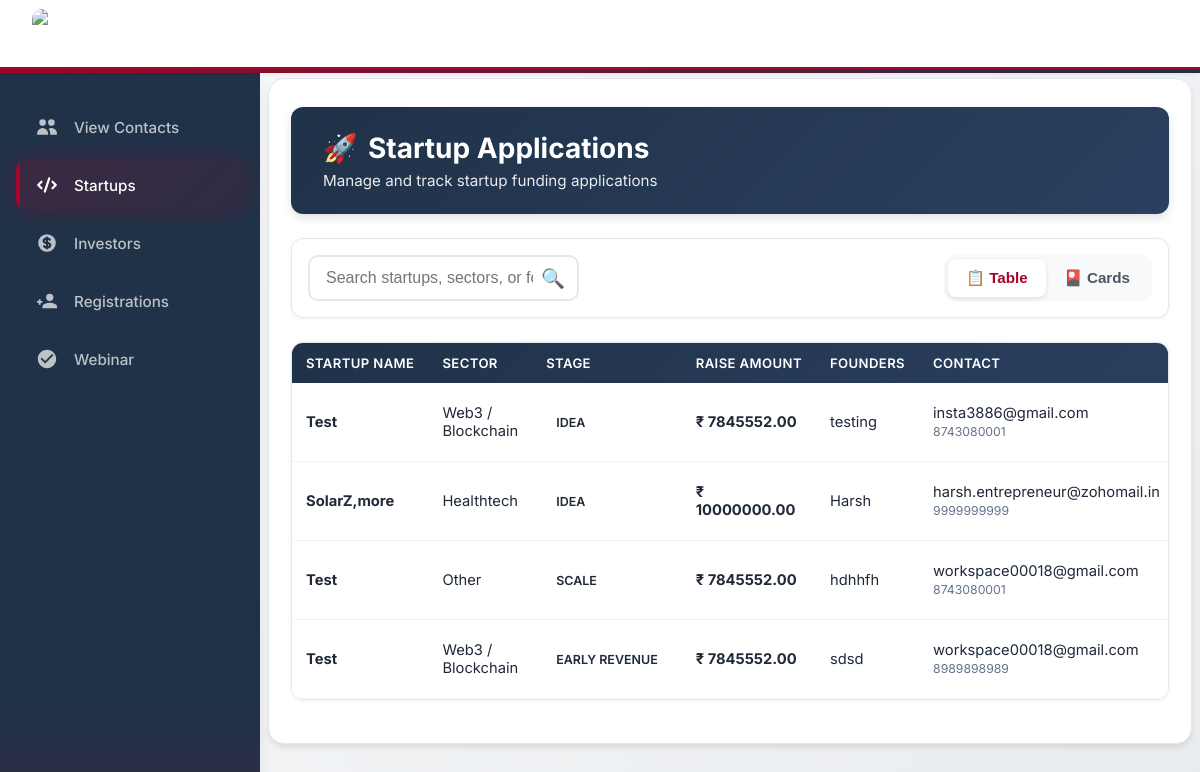
The page /startup_list on the database as committed earlier.
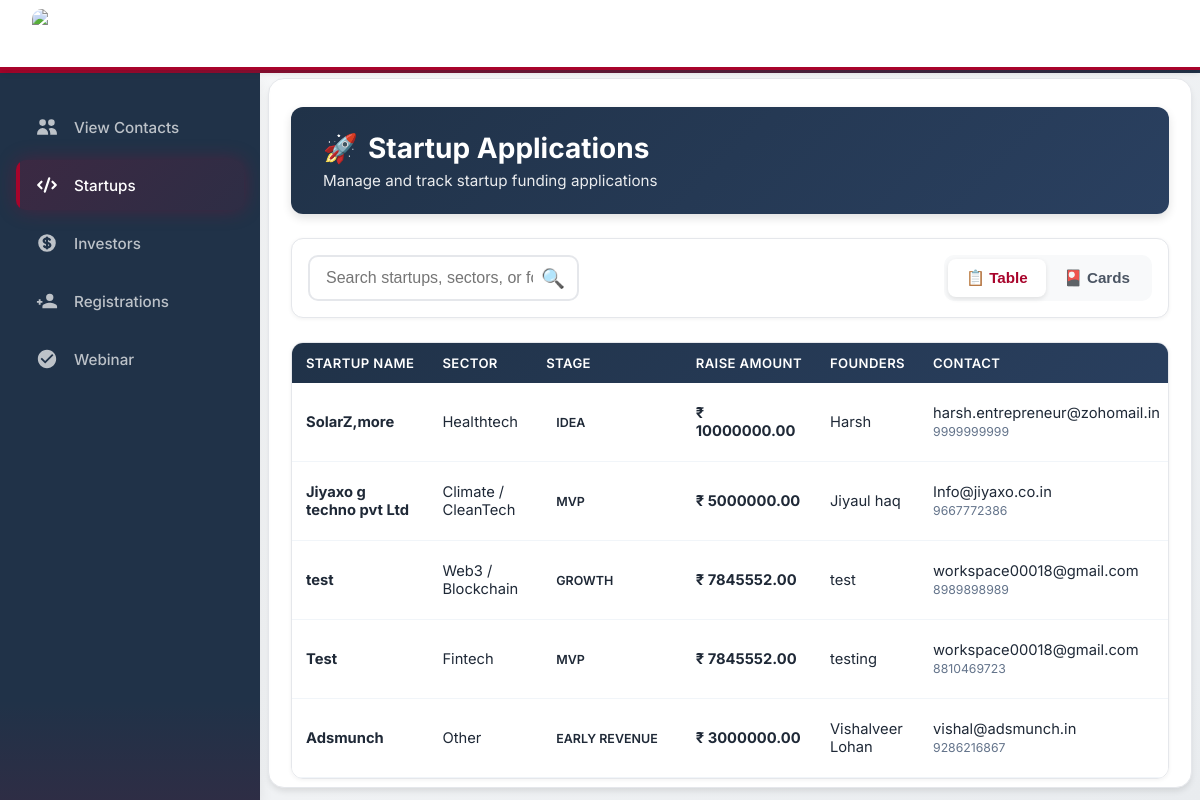
The same page on the database as committed later.
### AurexApp/models.py (models this page shows)
class StartupApplication(models.Model):
    startup_name = models.CharField(max_length=255)
    incorporation_status = models.CharField(max_length=50)
    entity_type = models.CharField(max_length=50)
    incorporation_date = models.DateField(null=True, blank=True)
    website = models.CharField(max_length=255, blank=True)
    description = models.CharField(max_length=255)
    address = models.TextField()
    sector = models.CharField(max_length=100)
    founders = models.CharField(max_length=255)
    designations = models.CharField(max_length=255)
    full_time = models.CharField(max_length=10)
    linkedin = models.TextField(blank=True)
    experience = models.TextField(blank=True)
    email = models.EmailField()
    phone = models.CharField(max_length=20)
    stage = models.CharField(max_length=50)
    bootstrapped = models.CharField(max_length=10)
    capital = models.DecimalField(max_digits=15, decimal_places=2, null=True, blank=True)
    revenue = models.DecimalField(max_digits=15, decimal_places=2, null=True, blank=True)
    burn = models.DecimalField(max_digits=15, decimal_places=2, null=True, blank=True)
    traction = models.TextField(blank=True)
    raise_amount = models.DecimalField(max_digits=15, decimal_places=2)
    funding_stage = models.CharField(max_length=50)
    purpose = models.TextField()
    pitch_deck = models.FileField(upload_to="pitch_decks/", null=True, blank=True)
    created_at = models.DateTimeField(auto_now_add=True)
    def __str__(self):
        return self.startup_name

### AurexApp/views.py (the view)
# urls.py: path("startup_list", startup_list, name="startup_list"),
def startup_list(request):
    startups = StartupApplication.objects.all().order_by("created_at")
    print(startups)
    return render(request, "startup.html", {
        "startups": startups,
    })

### AurexApp/templates/startup.html (shortened to what this page needs)
{% extends "base.html" %}
{% block content %}
<div class="container">
    <div class="header">
        <div class="header-left">
            <h1><span>🚀</span> Startup Applications</h1>
            <p>Manage and track startup funding applications</p>
        </div>
    </div>
    <div class="controls">
        <div class="search-box">
            <input type="text" id="searchInput" placeholder="Search startups, sectors, or founders..." onkeyup="filterStartups()">
            <span class="search-icon">🔍</span>
        </div>
        <div class="view-toggle">
            <button id="tableBtn" class="view-btn active" onclick="showTable()">📋 Table</button>
            <button id="gridBtn" class="view-btn" onclick="showGrid()">🎴 Cards</button>
        </div>
    </div>
    <div id="tableView">
        <div class="table-wrapper">
            <table id="startupTable">
                <thead>
                    <tr>
                        <th>Startup Name</th>
                        <th>Sector</th>
                        <th>Stage</th>
                        <th>Raise Amount</th>
                        <th>Founders</th>
                        <th>Contact</th>
                    </tr>
                </thead>
                <tbody>
                    {% for s in startups %}
                    <tr onclick="window.location='{% url 'startup_detail' s.id %}'">
                        <td><strong>{{ s.startup_name }}</strong></td>
                        <td>{{ s.sector|default:"—" }}</td>
                        <td>
                            <span class="badge badge-{{ s.stage|lower|cut:' '|cut:'-' }}">
                                {{ s.stage|default:"—" }}
                            </span>
                        </td>
                        <td><strong>₹ {{ s.raise_amount|default:"—" }}</strong></td>
                        <td>{{ s.founders|default:"—" }}</td>
                        <td>
                            {{ s.email|default:"—" }}<br>
                            <small style="color:#64748b;">{{ s.phone|default:"—" }}</small>
                        </td>
                    </tr>
                    {% endfor %}
                </tbody>
            </table>
        </div>
    </div>
</div>
{% endblock %}

### AurexApp/templates/base.html (shortened to what this page needs)
<!DOCTYPE html>
<html lang="en">
<head>
</head>
<body>
    <nav class="navbar">
        <div class="navbar-brand">
            <img class="logo" src="https://www.aurexventures.in/assets/AurexLong-DWJW0HdP.png" alt="Logo">
        </div>
    </nav>
    <div class="accent-bar"></div>
    <aside class="sidebar" id="sidebar">
        <ul class="sidebar-menu">
            <li>
                <a href="{% url 'contact_list' %}"
                class="{% if request.resolver_match.url_name == 'contact_list' %}active{% endif %}">
                    <svg fill="currentColor" viewBox="0 0 20 20">
                        <path d="M9 6a3 3 0 11-6 0 3 3 0 016 0zM17 6a3 3 0 11-6 0 3 3 0 016 0zM12.93 17c.046-.327.07-.66.07-1a6.97 6.97 0 00-1.5-4.33A5 5 0 0119 16v1h-6.07zM6 11a5 5 0 015 5v1H1v-1a5 5 0 015-5z"/>
                    </svg>
                    View Contacts
                </a>
            </li>
            <li>
                <a href="{% url 'startup_list' %}"
                class="{% if request.resolver_match.url_name == 'startup_list' %}active{% endif %}">
                    Startups
                </a>
            </li>
            <li>
                <a href="{% url 'investor_list' %}"
                   class="{% if request.resolver_match.url_name == 'investor_list' %}active{% endif %}">
                    Investors
                </a>
            </li>
            <li>
                <a href="{% url 'event-registrations' %}"
                   class="{% if request.resolver_match.url_name == 'event-registrations' %}active{% endif %}">
                    <svg fill="currentColor" viewBox="0 0 24 24">
                        <path d="M15 14c2.67 0 8 1.34 8 4v2H7v-2c0-2.66 5.33-4 8-4zM15 12a4 4 0 100-8 4 4 0 000 8z"/>
                        <path d="M3 10v2H1v2h2v2h2v-2h2v-2H5v-2H3z"/>
                    </svg>
                    Registrations
                </a>
            </li>
             <li>
                <a href="{% url 'webinar_list' %}"
                   class="{% if request.resolver_match.url_name == 'webinar_list' %}active{% endif %}">
                    <svg fill="currentColor" viewBox="0 0 24 24">
                        <path d="M12 2C6.48 2 2 6.48 2 12s4.48 10 10 10 10-4.48 10-10S17.52 2 12 2zm-2 15l-5-5 1.41-1.41L10 14.17l7.59-7.59L19 8l-9 9z"/>
                    </svg>
                     Webinar
                </a>
            </li>
        </ul>
    </aside>
    <main class="main-content">
        <div class="content-wrapper">
            {% block content %}{% endblock %}
        </div>
    </main>
</body>
</html>

### AurexApp/templates/base.html (style rules this page uses)
* { margin: 0; padding: 0; box-sizing: border-box; }
:root { --primary-dark: #203248; --accent-red: #a8042b; --white: #ffffff; --light-gray: #f8f9fa; --border-color: #e5e7eb; --text-primary: #1f2937; --text-secondary: #6b7280; --shadow-sm: 0 1px 2px 0 rgba(0, 0, 0, 0.05); --shadow-md: 0 4px 6px -1px rgba(0, 0, 0, 0.1); --shadow-lg: 0 10px 15px -3px rgba(0, 0, 0, 0.1); --transition: all 0.3s cubic-bezier(0.4, 0, 0.2, 1); }
body { font-family: 'Inter', -apple-system, BlinkMacSystemFont, 'Segoe UI', sans-serif; background: linear-gradient(135deg, #f8f9fa 0%, #e9ecef 100%); color: var(--text-primary); overflow-x: hidden; }
.navbar { background: var(--white); color: var(--primary-dark); padding: 0 2rem; height: 70px; display: flex; justify-content: space-between; align-items: center; box-shadow: var(--shadow-md); position: fixed; top: 0; left: 0; right: 0; z-index: 1000; border-bottom: 3px solid var(--accent-red); }
.navbar-brand { display: flex; align-items: center; gap: 1rem; }
.logo { width: 200px; height: 50px; border-radius: 10px; display: flex; align-items: center; justify-content: center; font-weight: 700; color: white; font-size: 1.2rem; }
.sidebar { position: fixed; left: 0; top: 70px; width: 260px; height: calc(100vh - 70px); background: var(--primary-dark); padding: 2rem 0; box-shadow: var(--shadow-lg); transition: var(--transition); overflow-y: auto; }
.sidebar-menu { list-style: none; padding: 0 1rem; }
.sidebar-menu li { margin-bottom: 0.5rem; }
.sidebar-menu a { display: flex; align-items: center; padding: 0.875rem 1.25rem; color: rgba(255, 255, 255, 0.7); text-decoration: none; transition: var(--transition); border-radius: 10px; font-weight: 500; font-size: 0.95rem; position: relative; overflow: hidden; }
.sidebar-menu a::before { content: ''; position: absolute; left: 0; top: 0; height: 100%; width: 4px; background: var(--accent-red); transform: scaleY(0); transition: var(--transition); }
.sidebar-menu a.active { background: linear-gradient(135deg, rgba(168, 4, 43, 0.2) 0%, rgba(168, 4, 43, 0.1) 100%); color: white; box-shadow: 0 0 20px rgba(168, 4, 43, 0.3); }
.sidebar-menu a.active::before { transform: scaleY(1); }
.sidebar-menu svg { margin-right: 1rem; width: 22px; height: 22px; flex-shrink: 0; }
.main-content { margin-left: 260px; margin-top: 70px; padding: 0.5rem; min-height: calc(100vh - 70px); transition: var(--transition); }
.content-wrapper { background: var(--white); padding: 0.5rem; border-radius: 16px; box-shadow: var(--shadow-md); min-height: calc(100vh - 134px); border: 1px solid var(--border-color); }
.sidebar::after { content: ''; position: absolute; bottom: 0; left: 0; right: 0; height: 100px; background: linear-gradient(to top, rgba(168, 4, 43, 0.1), transparent); pointer-events: none; }
.content-wrapper { animation: fadeIn 0.5s ease-out; }
.accent-bar { position: fixed; top: 70px; left: 0; right: 0; height: 3px; background: linear-gradient(90deg, var(--accent-red) 0%, var(--primary-dark) 100%); z-index: 999; }

Rows that differ between the two databases and show on the page:
removed StartupApplication: startup_name "Test", sector "Web3 / Blockchain", stage "IDEA", raise_amount "7845552.00", founders "testing", email "insta3886@gmail.com", phone "8743080001"
removed StartupApplication: startup_name "Test", sector "Other", stage "SCALE", raise_amount "7845552.00", founders "hdhhfh", email "workspace00018@gmail.com", phone "8743080001"
removed StartupApplication: startup_name "Test", sector "Web3 / Blockchain", stage "EARLY REVENUE", raise_amount "7845552.00", founders "sdsd", email "workspace00018@gmail.com", phone "8989898989"
added StartupApplication: startup_name "Jiyaxo g techno pvt Ltd", sector "Climate / CleanTech", stage "MVP", raise_amount "5000000.00", founders "Jiyaul haq", email "Info@jiyaxo.co.in", phone "9667772386"
added StartupApplication: startup_name "test", sector "Web3 / Blockchain", stage "GROWTH", raise_amount "7845552.00", founders "test", email "workspace00018@gmail.com", phone "8989898989"
added StartupApplication: startup_name "Test", sector "Fintech", stage "MVP", raise_amount "7845552.00", founders "testing", email "workspace00018@gmail.com", phone "8810469723"
added StartupApplication: startup_name "Adsmunch", sector "Other", stage "EARLY REVENUE", raise_amount "3000000.00", founders "Vishalveer Lohan", email "vishal@adsmunch.in", phone "9286216867"
